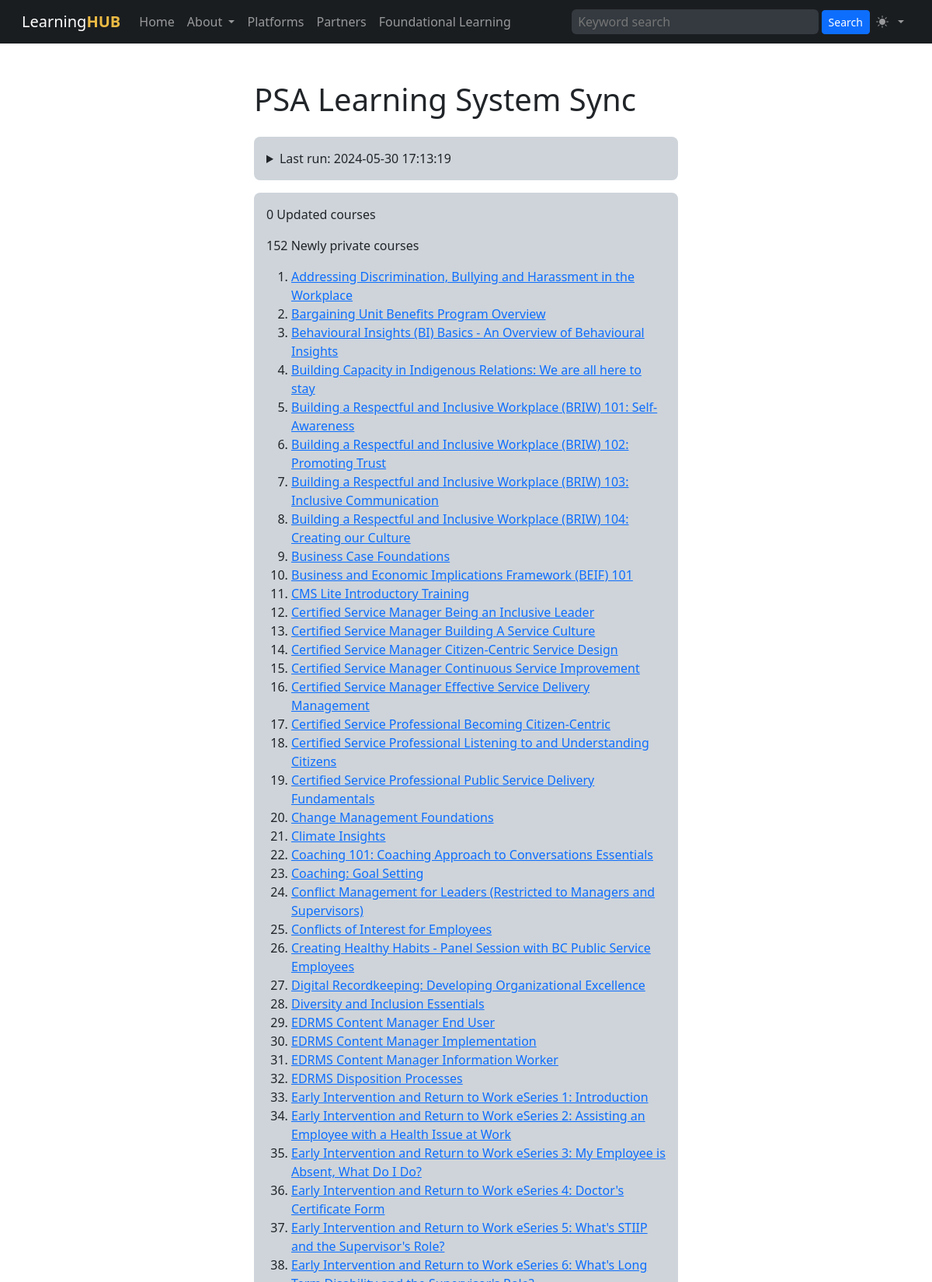
The app's page /platform_sync_psals.php (upper part) with its own data.
### tables this page shows
CREATE TABLE "platform_syncs" (
    "id" INTEGER PRIMARY KEY AUTOINCREMENT NOT NULL,
    "created" DATETIME,
    "platform_id" INTEGER,
    "hash" TEXT,
    "result" VARCHAR,
    FOREIGN KEY(platform_id) REFERENCES learning_platforms(id)
    );

CREATE TABLE "courses" (
    "id" INTEGER PRIMARY KEY AUTOINCREMENT NOT NULL,
    "status" VARCHAR NOT NULL,
    "sortorder" INTEGER,
    "name" VARCHAR NOT NULL,
    "slug" VARCHAR,
    "description" VARCHAR NOT NULL,
    "created" DATETIME NOT NULL,
    "modified" DATETIME,
    "expiry_date" DATETIME,
    "user_idir" VARCHAR,
    "course_id" INTEGER,
    "weight" INTEGER,
    "url" VARCHAR,
    "search" TEXT,
    "keywords" VARCHAR,
    "refresh_cycle" TEXT,
    "partner_id" INTEGER,
    "platform_id" INTEGER,
    "dmethod_id" INTEGER,
    "group_id" INTEGER,
    "audience_id" INTEGER,
    "topic_id" INTEGER,
    FOREIGN KEY(partner_id) REFERENCES learning_partners(id),
    FOREIGN KEY(platform_id) REFERENCES learning_platforms(id),
    FOREIGN KEY(dmethod_id) REFERENCES delivery_methods(id),
    FOREIGN KEY(group_id) REFERENCES groups(id),
    FOREIGN KEY(audience_id) REFERENCES audiences(id),
    FOREIGN KEY(topic_id) REFERENCES topics(id)
);

### platform_sync_psals.php (the view, shortened to what this page needs)
<?php
$db = new SQLite3('courses.sqlite', SQLITE3_OPEN_CREATE | SQLITE3_OPEN_READWRITE);
$db->enableExceptions(true);
$syncsql = 'SELECT "created", "platform_id", "hash", "result" FROM "platform_syncs" ORDER BY "created" DESC LIMIT 1';
$statement = $db->prepare($syncsql);
$result = $statement->execute();
$row = $result->fetchArray();
$lastrun = $row['created'];
$lasthash = $row['hash'];
$url = 'https://learn.bcpublicservice.gov.bc.ca/learning-hub/learning-partner-courses.json';
$f = file_get_contents($url);
$hash = md5($f);
if($lasthash != $hash):
    $feed = json_decode($f);
    $feedindex = [];
    foreach($feed->items as $feedcourse) {
        if(!empty($feedcourse->_course_id)) {
            array_push($feedindex, $feedcourse->_course_id);
        }
    }
    $sql = 'SELECT
                c.id AS cid,
                c.name AS cname,
                c.slug AS cslug,
                c.created AS ccreated,
                c.status AS cstatus,
                c.description AS cdesc,
                c.search AS search,
                c.course_id AS courseid,
                c.url AS curl,
                c.keywords AS ckeys,
                dm.name AS dmname,
                dm.id AS dmid,
                g.name AS groupname,
                g.id AS groupid,
                a.name AS audiencename,
                a.id AS audienceid,
                top.name AS topicname,
                top.id AS topicid,
                pa.name AS partnername,
                pa.id AS partnerid,
                plat.name AS platformname,
                plat.id AS platformid
            FROM
                courses c
            JOIN delivery_methods dm ON dm.id = c.dmethod_id
            JOIN groups g ON g.id = c.group_id
            JOIN audiences a ON a.id = c.audience_id
            JOIN topics top ON top.id = c.topic_id
            JOIN learning_partners pa ON pa.id = c.partner_id
            JOIN learning_platforms plat ON plat.id = c.platform_id
            WHERE
                c.platform_id = 2
            ORDER BY
                c.created DESC;';
    $statement = $db->prepare($sql);
    $result = $statement->execute();
    $courseindex = [];
    $updatedcourses = [];
    $privatecourses = [];
    $newlyprivatecourses = [];
    $nochangecourses = [];
    $count = 1;
    while ($row = $result->fetchArray()):
        array_push($courseindex, $row['courseid']);
        if(in_array($row['courseid'], $feedindex)) {
            foreach($feed->items as $f) {
                if(!empty($f->_course_id)) {
                    if($f->_course_id == $row['courseid']) {
                        $feedcourse = $f;
                    }
                }
            }
            $courseupdated = 0;
            if($row['cstatus'] != 'published') {
                $row['cstatus'] = 'published';
                $courseupdated = 1;
            }
            if($feedcourse->title != $row['cname']) {
                $row['cname'] = $feedcourse->title;
                $newslug = strtolower(
                    trim(
                        preg_replace('/[^A-Za-z0-9-]+/', '-', $feedcourse->title)
                    )
                );
                $row['cslug'] = $newslug;
                $courseupdated = 1;
            }
            if($feedcourse->summary != $row['cdesc']) {
                $row['cdesc'] = $feedcourse->summary;
                $courseupdated = 1;
            }
            if($feedcourse->url != $row['curl']) {
                $row['curl'] = $feedcourse->url;
                $courseupdated = 1;
            }
            if($feedcourse->_keywords != $row['ckeys']) {
                $row['ckeys'] = $feedcourse->_keywords;
                $courseupdated = 1;
            }
            $feeddmid = map_dmethod_to_id($feedcourse->delivery_method);
            if($feeddmid != $row['dmid']) {
                $row['dmid'] = $feeddmid;
                $courseupdated = 1;
            }
            $feedgrid = map_group_to_id($feedcourse->_group);
            if($feedgrid != $row['groupid']) {
                $row['groupid'] = $feedgrid;
                $courseupdated = 1;
            }
            $feedaudienceid = map_audience_to_id($feedcourse->_audience);
            if($feedaudienceid != $row['audienceid']) {
                $row['audienceid'] = $feedaudienceid;
                $courseupdated = 1;
            }
            $feedtopid = map_topic_to_id($feedcourse->_topic);
            if($feedtopid != $row['topicid']) {
                $row['topicid'] = $feedtopid;
                $courseupdated = 1;
            }
            $feedpartid = map_partner_to_id($feedcourse->_learning_partner);
            if($feedpartid != $row['partnerid']) {
                $row['partnerid'] = $feedpartid;
                $courseupdated = 1;
            }
            if($courseupdated == 1) {
                $searchcombine = $row['cname'] . ' ';
                $searchcombine .= $row['cdesc'] . ' ';
                $searchcombine .= $feedcourse->_topic . ' ';
                $searchcombine .= $feedcourse->_learning_partner . ' ';
                $searchcombine .= $feedcourse->delivery_method . ' ';
                $searchcombine .= $feedcourse->_group . ' ';
                $searchcombine .= $feedcourse->_audience . ' ';
                $searchcombine .= $feedcourse->id . ' ';
                $searchcombine .= $row['ckeys'] . ' ';
                $sql = "UPDATE courses SET
                                        status = :status,
                                        name = :name,
                                        slug = :slug,
                                        description = :description,
                                        modified = :modified,
                                        course_id = :course_id,
                                        url = :url,
                                        search = :search,
                                        keywords = :keywords,
                                        partner_id = :partner_id,
                                        dmethod_id = :dmethod_id,
                                        group_id = :group_id,
                                        audience_id = :audience_id,
                                        topic_id = :topic_id
                                    WHERE
                                        id = :courseid";
                $statement = $db->prepare($sql);
                $statement->bindValue(':status',$row['cstatus']);
                $statement->bindValue(':name',$row['cname']);
                $statement->bindValue(':slug',$row['cslug']);
                $statement->bindValue(':description',$row['cdesc']);
                $statement->bindValue(':modified',date('Y-m-d H:i:s'));
                $statement->bindValue(':course_id',$row['courseid']);
                $statement->bindValue(':url',$row['curl']);
                $statement->bindValue(':search',$searchcombine);
                $statement->bindValue(':keywords',$row['ckeys']);
                $statement->bindValue(':partner_id',$row['partnerid']);
                $statement->bindValue(':dmethod_id',$row['dmid']);
                $statement->bindValue(':group_id',$row['groupid']);
                $statement->bindValue(':audience_id',$row['audienceid']);
                $statement->bindValue(':topic_id', $row['topicid']);
                $statement->bindValue(':courseid', $row['cid']);
                $statement->execute();
                array_push($updatedcourses,[$row['cid'],$row['cname']]);
            } else {
                array_push($nochangecourses,[$row['cid'],$row['cname']]);
            }
            $count++;
        } else {
            if($row['cstatus'] != 'private') {
                array_push($newlyprivatecourses,[$row['cid'],$row['cname']]);
            } else {
                array_push($privatecourses,[$row['cid'],$row['cname']]);
            }
        }
    endwhile;
endif;
?>
<?php require('template/header.php') ?>
<div class="container">
<div class="row justify-content-md-center">
<div class="col-md-6">
<h1 class="mb-4">PSA Learning System Sync</h1>
<details class="p-3 mb-3 bg-dark-subtle rounded-3">
    <summary>Last run: <?= $lastrun ?> </summary>
</details>
<div class="p-3 mb-3 bg-dark-subtle rounded-3">
<?php if($lasthash != $hash): ?>
<div><?= count($updatedcourses) ?> Updated courses </div>
<div><?= count($newlyprivatecourses) ?> Newly private courses</div>
<ol class="mt-3">
<?php foreach($newlyprivatecourses as $npc): ?>
    <li><a href="course.php?cid=<?= $npc[0] ?>"><?= $npc[1] ?></a></li>
<?php endforeach ?>
</ol>
<?php endif ?>
</div>
</div>
</div>
</div>
<?php require('template/footer.php') ?>

### records on screen
platform_syncs: created "2024-05-30 17:13:19"
courses: name "Addressing Discrimination, Bullying and Harassment in the Workplace"
courses: name "Bargaining Unit Benefits Program Overview"
courses: name "Behavioural Insights (BI) Basics - An Overview of Behavioural Insights"
courses: name "Building Capacity in Indigenous Relations: We are all here to stay"
courses: name "Building a Respectful and Inclusive Workplace (BRIW) 101: Self-Awareness"
courses: name "Building a Respectful and Inclusive Workplace (BRIW) 102: Promoting Trust"
courses: name "Building a Respectful and Inclusive Workplace (BRIW) 103: Inclusive Communication"
courses: name "Building a Respectful and Inclusive Workplace (BRIW) 104: Creating our Culture"
courses: name "Business Case Foundations"
courses: name "Business and Economic Implications Framework (BEIF) 101"
courses: name "CMS Lite Introductory Training"
courses: name "Certified Service Manager Being an Inclusive Leader"
courses: name "Certified Service Manager Building A Service Culture"
courses: name "Certified Service Manager Citizen-Centric Service Design"
courses: name "Certified Service Manager Continuous Service Improvement"
courses: name "Certified Service Manager Effective Service Delivery Management"
courses: name "Certified Service Professional Becoming Citizen-Centric"
courses: name "Certified Service Professional Listening to and Understanding Citizens"
courses: name "Certified Service Professional Public Service Delivery Fundamentals"
courses: name "Change Management Foundations"
courses: name "Climate Insights"
courses: name "Coaching 101: Coaching Approach to Conversations Essentials"
courses: name "Coaching: Goal Setting"
courses: name "Conflict Management for Leaders (Restricted to Managers and Supervisors)"
courses: name "Conflicts of Interest for Employees"
courses: name "Creating Healthy Habits - Panel Session with BC Public Service Employees"
courses: name "Digital Recordkeeping: Developing Organizational Excellence"
courses: name "Diversity and Inclusion Essentials"
courses: name "EDRMS Content Manager End User"
courses: name "EDRMS Content Manager Implementation"
courses: name "EDRMS Content Manager Information Worker"
courses: name "EDRMS Disposition Processes"
courses: name "Early Intervention and Return to Work eSeries 1: Introduction"
courses: name "Early Intervention and Return to Work eSeries 2: Assisting an Employee with a Health Issue at Work"
courses: name "Early Intervention and Return to Work eSeries 3: My Employee is Absent, What Do I Do?"
courses: name "Early Intervention and Return to Work eSeries 4: Doctor's Certificate Form"
courses: name "Early Intervention and Return to Work eSeries 5: What's STIIP and the Supervisor's Role?"

### other values on screen
count($updatedcourses) "0"
count($newlyprivatecourses) "152"
